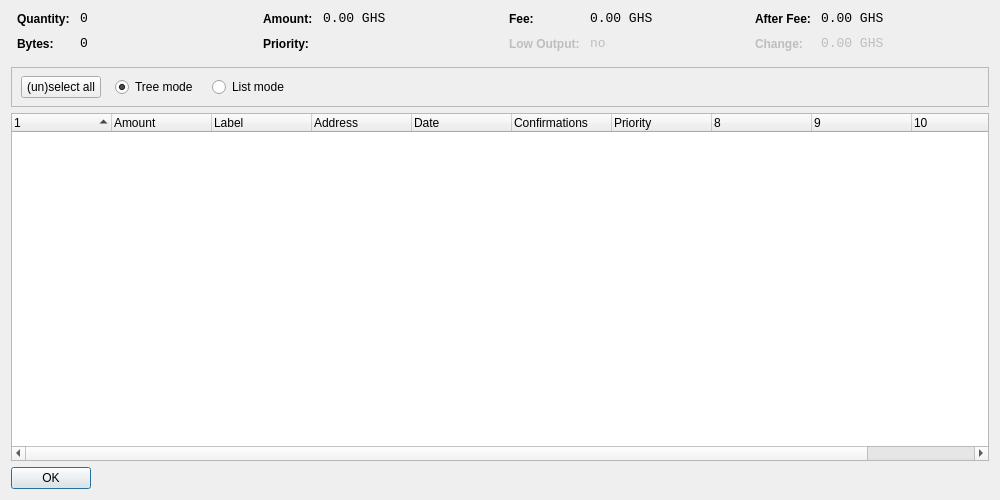
<?xml version="1.0" encoding="UTF-8"?>
<ui version="4.0">
 <class>CoinControlDialog</class>
 <widget class="QDialog" name="CoinControlDialog">
  <property name="geometry">
   <rect>
    <x>0</x>
    <y>0</y>
    <width>1000</width>
    <height>500</height>
   </rect>
  </property>
  <property name="windowTitle">
   <string>Coin Control</string>
  </property>
  <layout class="QVBoxLayout" name="verticalLayout">
   <item>
    <layout class="QHBoxLayout" name="horizontalLayoutTop" stretch="0,0,0,0">
     <property name="topMargin">
      <number>0</number>
     </property>
     <property name="bottomMargin">
      <number>10</number>
     </property>
     <item>
      <layout class="QFormLayout" name="formLayoutCoinControl1">
       <property name="horizontalSpacing">
        <number>10</number>
       </property>
       <property name="verticalSpacing">
        <number>10</number>
       </property>
       <property name="leftMargin">
        <number>6</number>
       </property>
       <property name="rightMargin">
        <number>6</number>
       </property>
       <item row="0" column="0">
        <widget class="QLabel" name="labelCoinControlQuantityText">
         <property name="styleSheet">
          <string notr="true">font-weight:bold;</string>
         </property>
         <property name="text">
          <string>Quantity:</string>
         </property>
        </widget>
       </item>
       <item row="0" column="1">
        <widget class="QLabel" name="labelCoinControlQuantity">
         <property name="font">
          <font>
           <family>Monospace</family>
           <pointsize>10</pointsize>
          </font>
         </property>
         <property name="cursor">
          <cursorShape>IBeamCursor</cursorShape>
         </property>
         <property name="contextMenuPolicy">
          <enum>Qt::ActionsContextMenu</enum>
         </property>
         <property name="text">
          <string notr="true">0</string>
         </property>
         <property name="textInteractionFlags">
          <set>Qt::LinksAccessibleByMouse|Qt::TextSelectableByKeyboard|Qt::TextSelectableByMouse</set>
         </property>
        </widget>
       </item>
       <item row="1" column="0">
        <widget class="QLabel" name="labelCoinControlBytesText">
         <property name="styleSheet">
          <string notr="true">font-weight:bold;</string>
         </property>
         <property name="text">
          <string>Bytes:</string>
         </property>
        </widget>
       </item>
       <item row="1" column="1">
        <widget class="QLabel" name="labelCoinControlBytes">
         <property name="font">
          <font>
           <family>Monospace</family>
           <pointsize>10</pointsize>
          </font>
         </property>
         <property name="cursor">
          <cursorShape>IBeamCursor</cursorShape>
         </property>
         <property name="contextMenuPolicy">
          <enum>Qt::ActionsContextMenu</enum>
         </property>
         <property name="text">
          <string notr="true">0</string>
         </property>
         <property name="textInteractionFlags">
          <set>Qt::LinksAccessibleByMouse|Qt::TextSelectableByKeyboard|Qt::TextSelectableByMouse</set>
         </property>
        </widget>
       </item>
      </layout>
     </item>
     <item>
      <layout class="QFormLayout" name="formLayoutCoinControl2">
       <property name="horizontalSpacing">
        <number>10</number>
       </property>
       <property name="verticalSpacing">
        <number>10</number>
       </property>
       <property name="leftMargin">
        <number>6</number>
       </property>
       <property name="rightMargin">
        <number>6</number>
       </property>
       <item row="0" column="0">
        <widget class="QLabel" name="labelCoinControlAmountText">
         <property name="styleSheet">
          <string notr="true">font-weight:bold;</string>
         </property>
         <property name="text">
          <string>Amount:</string>
         </property>
        </widget>
       </item>
       <item row="0" column="1">
        <widget class="QLabel" name="labelCoinControlAmount">
         <property name="font">
          <font>
           <family>Monospace</family>
           <pointsize>10</pointsize>
          </font>
         </property>
         <property name="cursor">
          <cursorShape>IBeamCursor</cursorShape>
         </property>
         <property name="contextMenuPolicy">
          <enum>Qt::ActionsContextMenu</enum>
         </property>
         <property name="text">
          <string notr="true">0.00 GHS</string>
         </property>
         <property name="textInteractionFlags">
          <set>Qt::LinksAccessibleByMouse|Qt::TextSelectableByKeyboard|Qt::TextSelectableByMouse</set>
         </property>
        </widget>
       </item>
       <item row="1" column="0">
        <widget class="QLabel" name="labelCoinControlPriorityText">
         <property name="styleSheet">
          <string notr="true">font-weight:bold;</string>
         </property>
         <property name="text">
          <string>Priority:</string>
         </property>
        </widget>
       </item>
       <item row="1" column="1">
        <widget class="QLabel" name="labelCoinControlPriority">
         <property name="font">
          <font>
           <family>Monospace</family>
           <pointsize>10</pointsize>
          </font>
         </property>
         <property name="cursor">
          <cursorShape>IBeamCursor</cursorShape>
         </property>
         <property name="contextMenuPolicy">
          <enum>Qt::ActionsContextMenu</enum>
         </property>
         <property name="text">
          <string/>
         </property>
         <property name="textInteractionFlags">
          <set>Qt::LinksAccessibleByMouse|Qt::TextSelectableByKeyboard|Qt::TextSelectableByMouse</set>
         </property>
        </widget>
       </item>
      </layout>
     </item>
     <item>
      <layout class="QFormLayout" name="formLayoutCoinControl3">
       <property name="horizontalSpacing">
        <number>10</number>
       </property>
       <property name="verticalSpacing">
        <number>10</number>
       </property>
       <property name="leftMargin">
        <number>6</number>
       </property>
       <property name="rightMargin">
        <number>6</number>
       </property>
       <item row="0" column="0">
        <widget class="QLabel" name="labelCoinControlFeeText">
         <property name="styleSheet">
          <string notr="true">font-weight:bold;</string>
         </property>
         <property name="text">
          <string>Fee:</string>
         </property>
        </widget>
       </item>
       <item row="0" column="1">
        <widget class="QLabel" name="labelCoinControlFee">
         <property name="font">
          <font>
           <family>Monospace</family>
           <pointsize>10</pointsize>
          </font>
         </property>
         <property name="cursor">
          <cursorShape>IBeamCursor</cursorShape>
         </property>
         <property name="contextMenuPolicy">
          <enum>Qt::ActionsContextMenu</enum>
         </property>
         <property name="text">
          <string notr="true">0.00 GHS</string>
         </property>
         <property name="textInteractionFlags">
          <set>Qt::LinksAccessibleByMouse|Qt::TextSelectableByKeyboard|Qt::TextSelectableByMouse</set>
         </property>
        </widget>
       </item>
       <item row="1" column="0">
        <widget class="QLabel" name="labelCoinControlLowOutputText">
         <property name="enabled">
          <bool>false</bool>
         </property>
         <property name="styleSheet">
          <string notr="true">font-weight:bold;</string>
         </property>
         <property name="text">
          <string>Low Output:</string>
         </property>
        </widget>
       </item>
       <item row="1" column="1">
        <widget class="QLabel" name="labelCoinControlLowOutput">
         <property name="enabled">
          <bool>false</bool>
         </property>
         <property name="font">
          <font>
           <family>Monospace</family>
           <pointsize>10</pointsize>
          </font>
         </property>
         <property name="cursor">
          <cursorShape>IBeamCursor</cursorShape>
         </property>
         <property name="contextMenuPolicy">
          <enum>Qt::ActionsContextMenu</enum>
         </property>
         <property name="text">
          <string notr="true">no</string>
         </property>
         <property name="textInteractionFlags">
          <set>Qt::LinksAccessibleByMouse|Qt::TextSelectableByKeyboard|Qt::TextSelectableByMouse</set>
         </property>
        </widget>
       </item>
      </layout>
     </item>
     <item>
      <layout class="QFormLayout" name="formLayoutCoinControl4">
       <property name="horizontalSpacing">
        <number>10</number>
       </property>
       <property name="verticalSpacing">
        <number>10</number>
       </property>
       <property name="leftMargin">
        <number>6</number>
       </property>
       <property name="rightMargin">
        <number>6</number>
       </property>
       <item row="0" column="0">
        <widget class="QLabel" name="labelCoinControlAfterFeeText">
         <property name="styleSheet">
          <string notr="true">font-weight:bold;</string>
         </property>
         <property name="text">
          <string>After Fee:</string>
         </property>
        </widget>
       </item>
       <item row="0" column="1">
        <widget class="QLabel" name="labelCoinControlAfterFee">
         <property name="font">
          <font>
           <family>Monospace</family>
           <pointsize>10</pointsize>
          </font>
         </property>
         <property name="cursor">
          <cursorShape>IBeamCursor</cursorShape>
         </property>
         <property name="contextMenuPolicy">
          <enum>Qt::ActionsContextMenu</enum>
         </property>
         <property name="text">
          <string notr="true">0.00 GHS</string>
         </property>
         <property name="textInteractionFlags">
          <set>Qt::LinksAccessibleByMouse|Qt::TextSelectableByKeyboard|Qt::TextSelectableByMouse</set>
         </property>
        </widget>
       </item>
       <item row="1" column="0">
        <widget class="QLabel" name="labelCoinControlChangeText">
         <property name="enabled">
          <bool>false</bool>
         </property>
         <property name="styleSheet">
          <string notr="true">font-weight:bold;</string>
         </property>
         <property name="text">
          <string>Change:</string>
         </property>
        </widget>
       </item>
       <item row="1" column="1">
        <widget class="QLabel" name="labelCoinControlChange">
         <property name="enabled">
          <bool>false</bool>
         </property>
         <property name="font">
          <font>
           <family>Monospace</family>
           <pointsize>10</pointsize>
          </font>
         </property>
         <property name="cursor">
          <cursorShape>IBeamCursor</cursorShape>
         </property>
         <property name="contextMenuPolicy">
          <enum>Qt::ActionsContextMenu</enum>
         </property>
         <property name="text">
          <string notr="true">0.00 GHS</string>
         </property>
         <property name="textInteractionFlags">
          <set>Qt::LinksAccessibleByMouse|Qt::TextSelectableByKeyboard|Qt::TextSelectableByMouse</set>
         </property>
        </widget>
       </item>
      </layout>
     </item>
    </layout>
   </item>
   <item>
    <widget class="QFrame" name="frame">
     <property name="minimumSize">
      <size>
       <width>0</width>
       <height>40</height>
      </size>
     </property>
     <property name="frameShape">
      <enum>QFrame::StyledPanel</enum>
     </property>
     <property name="frameShadow">
      <enum>QFrame::Sunken</enum>
     </property>
     <widget class="QWidget" name="horizontalLayoutWidget">
      <property name="geometry">
       <rect>
        <x>10</x>
        <y>0</y>
        <width>781</width>
        <height>41</height>
       </rect>
      </property>
      <layout class="QHBoxLayout" name="horizontalLayoutPanel" stretch="0,0,0,0,0">
       <property name="spacing">
        <number>14</number>
       </property>
       <item>
        <widget class="QPushButton" name="pushButtonSelectAll">
         <property name="sizePolicy">
          <sizepolicy hsizetype="Maximum" vsizetype="Fixed">
           <horstretch>0</horstretch>
           <verstretch>0</verstretch>
          </sizepolicy>
         </property>
         <property name="text">
          <string>(un)select all</string>
         </property>
        </widget>
       </item>
       <item>
        <widget class="QRadioButton" name="radioTreeMode">
         <property name="sizePolicy">
          <sizepolicy hsizetype="Maximum" vsizetype="Fixed">
           <horstretch>0</horstretch>
           <verstretch>0</verstretch>
          </sizepolicy>
         </property>
         <property name="text">
          <string>Tree mode</string>
         </property>
         <property name="checked">
          <bool>true</bool>
         </property>
        </widget>
       </item>
       <item>
        <widget class="QRadioButton" name="radioListMode">
         <property name="sizePolicy">
          <sizepolicy hsizetype="Maximum" vsizetype="Fixed">
           <horstretch>0</horstretch>
           <verstretch>0</verstretch>
          </sizepolicy>
         </property>
         <property name="text">
          <string>List mode</string>
         </property>
        </widget>
       </item>
       <item>
        <spacer name="horizontalSpacer">
         <property name="orientation">
          <enum>Qt::Horizontal</enum>
         </property>
         <property name="sizeHint" stdset="0">
          <size>
           <width>40</width>
           <height>20</height>
          </size>
         </property>
        </spacer>
       </item>
      </layout>
     </widget>
    </widget>
   </item>
   <item>
    <widget class="CoinControlTreeWidget" name="treeWidget">
     <property name="contextMenuPolicy">
      <enum>Qt::CustomContextMenu</enum>
     </property>
     <property name="sortingEnabled">
      <bool>false</bool>
     </property>
     <property name="columnCount">
      <number>11</number>
     </property>
     <attribute name="headerShowSortIndicator" stdset="0">
      <bool>true</bool>
     </attribute>
     <attribute name="headerStretchLastSection">
      <bool>false</bool>
     </attribute>
     <column>
      <property name="text">
       <string/>
      </property>
     </column>
     <column>
      <property name="text">
       <string>Amount</string>
      </property>
     </column>
     <column>
      <property name="text">
       <string>Label</string>
      </property>
     </column>
     <column>
      <property name="text">
       <string>Address</string>
      </property>
     </column>
     <column>
      <property name="text">
       <string>Date</string>
      </property>
     </column>
     <column>
      <property name="text">
       <string>Confirmations</string>
      </property>
      <property name="toolTip">
       <string>Confirmed</string>
      </property>
     </column>
     <column>
      <property name="text">
       <string>Priority</string>
      </property>
     </column>
     <column>
      <property name="text">
       <string/>
      </property>
     </column>
     <column>
      <property name="text">
       <string/>
      </property>
     </column>
     <column>
      <property name="text">
       <string/>
      </property>
     </column>
     <column>
      <property name="text">
       <string/>
      </property>
     </column>
    </widget>
   </item>
   <item>
    <widget class="QDialogButtonBox" name="buttonBox">
     <property name="sizePolicy">
      <sizepolicy hsizetype="Maximum" vsizetype="Fixed">
       <horstretch>0</horstretch>
       <verstretch>0</verstretch>
      </sizepolicy>
     </property>
     <property name="orientation">
      <enum>Qt::Horizontal</enum>
     </property>
     <property name="standardButtons">
      <set>QDialogButtonBox::Ok</set>
     </property>
    </widget>
   </item>
  </layout>
 </widget>
 <customwidgets>
  <customwidget>
   <class>CoinControlTreeWidget</class>
   <extends>QTreeWidget</extends>
   <header>coincontroltreewidget.h</header>
  </customwidget>
 </customwidgets>
 <resources/>
 <connections/>
</ui>
